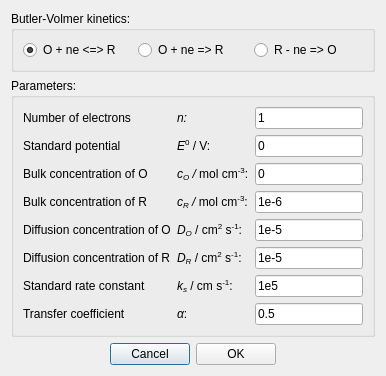
<?xml version="1.0" encoding="UTF-8"?>
<ui version="4.0">
 <class>Dialog</class>
 <widget class="QDialog" name="Dialog">
  <property name="geometry">
   <rect>
    <x>0</x>
    <y>0</y>
    <width>463</width>
    <height>496</height>
   </rect>
  </property>
  <property name="sizePolicy">
   <sizepolicy hsizetype="Preferred" vsizetype="Preferred">
    <horstretch>0</horstretch>
    <verstretch>0</verstretch>
   </sizepolicy>
  </property>
  <property name="windowTitle">
   <string>E mechanism</string>
  </property>
  <layout class="QVBoxLayout" name="verticalLayout">
   <property name="sizeConstraint">
    <enum>QLayout::SetFixedSize</enum>
   </property>
   <item>
    <widget class="QGroupBox" name="groupBox_2">
     <property name="title">
      <string>Butler-Volmer kinetics:</string>
     </property>
     <layout class="QHBoxLayout" name="horizontalLayout">
      <item>
       <widget class="QRadioButton" name="rBtn_QR">
        <property name="text">
         <string>O + ne &lt;=&gt; R</string>
        </property>
        <property name="checked">
         <bool>true</bool>
        </property>
       </widget>
      </item>
      <item>
       <widget class="QRadioButton" name="rBtn_OR">
        <property name="text">
         <string>O + ne =&gt; R</string>
        </property>
       </widget>
      </item>
      <item>
       <widget class="QRadioButton" name="rBtn_RO">
        <property name="text">
         <string>R - ne =&gt; O</string>
        </property>
       </widget>
      </item>
     </layout>
    </widget>
   </item>
   <item>
    <widget class="QGroupBox" name="groupBox">
     <property name="title">
      <string>Parameters:</string>
     </property>
     <layout class="QGridLayout" name="gridLayout">
      <item row="2" column="2">
       <widget class="QLineEdit" name="txt_cO">
        <property name="text">
         <string>0</string>
        </property>
       </widget>
      </item>
      <item row="0" column="1">
       <widget class="QLabel" name="label_2">
        <property name="text">
         <string>&lt;html&gt;&lt;head/&gt;&lt;body&gt;&lt;p&gt;&lt;span style=&quot; font-style:italic;&quot;&gt;n:&lt;/span&gt;&lt;/p&gt;&lt;/body&gt;&lt;/html&gt;</string>
        </property>
       </widget>
      </item>
      <item row="2" column="0">
       <widget class="QLabel" name="label_7">
        <property name="text">
         <string>Bulk concentration of O</string>
        </property>
       </widget>
      </item>
      <item row="1" column="0">
       <widget class="QLabel" name="label_5">
        <property name="text">
         <string>Standard potential</string>
        </property>
       </widget>
      </item>
      <item row="4" column="0">
       <widget class="QLabel" name="label_11">
        <property name="text">
         <string>Diffusion concentration of O</string>
        </property>
       </widget>
      </item>
      <item row="3" column="0">
       <widget class="QLabel" name="label_9">
        <property name="text">
         <string>Bulk concentration of R</string>
        </property>
       </widget>
      </item>
      <item row="7" column="1">
       <widget class="QLabel" name="label_18">
        <property name="text">
         <string>&lt;html&gt;&lt;head/&gt;&lt;body&gt;&lt;p&gt;&lt;span style=&quot; font-style:italic;&quot;&gt;α&lt;/span&gt;:&lt;/p&gt;&lt;/body&gt;&lt;/html&gt;</string>
        </property>
       </widget>
      </item>
      <item row="3" column="1">
       <widget class="QLabel" name="label_10">
        <property name="text">
         <string>&lt;html&gt;&lt;head/&gt;&lt;body&gt;&lt;p&gt;&lt;span style=&quot; font-style:italic;&quot;&gt;c&lt;/span&gt;&lt;span style=&quot; font-style:italic; vertical-align:sub;&quot;&gt;R&lt;/span&gt;&lt;span style=&quot; font-style:italic;&quot;&gt; / &lt;/span&gt;mol cm&lt;span style=&quot; vertical-align:super;&quot;&gt;-3&lt;/span&gt;:&lt;/p&gt;&lt;/body&gt;&lt;/html&gt;</string>
        </property>
       </widget>
      </item>
      <item row="5" column="1">
       <widget class="QLabel" name="label_14">
        <property name="text">
         <string>&lt;html&gt;&lt;head/&gt;&lt;body&gt;&lt;p&gt;&lt;span style=&quot; font-style:italic;&quot;&gt;D&lt;/span&gt;&lt;span style=&quot; font-style:italic; vertical-align:sub;&quot;&gt;R&lt;/span&gt; / cm&lt;span style=&quot; vertical-align:super;&quot;&gt;2&lt;/span&gt; s&lt;span style=&quot; vertical-align:super;&quot;&gt;-1&lt;/span&gt;:&lt;/p&gt;&lt;/body&gt;&lt;/html&gt;</string>
        </property>
       </widget>
      </item>
      <item row="1" column="2">
       <widget class="QLineEdit" name="txt_E0">
        <property name="text">
         <string>0</string>
        </property>
       </widget>
      </item>
      <item row="6" column="1">
       <widget class="QLabel" name="label_16">
        <property name="text">
         <string>&lt;html&gt;&lt;head/&gt;&lt;body&gt;&lt;p&gt;&lt;span style=&quot; font-style:italic;&quot;&gt;k&lt;/span&gt;&lt;span style=&quot; font-style:italic; vertical-align:sub;&quot;&gt;s&lt;/span&gt; / cm s&lt;span style=&quot; vertical-align:super;&quot;&gt;-1&lt;/span&gt;:&lt;/p&gt;&lt;/body&gt;&lt;/html&gt;</string>
        </property>
       </widget>
      </item>
      <item row="3" column="2">
       <widget class="QLineEdit" name="txt_cR">
        <property name="text">
         <string>1e-6</string>
        </property>
       </widget>
      </item>
      <item row="5" column="0">
       <widget class="QLabel" name="label_13">
        <property name="text">
         <string>Diffusion concentration of R</string>
        </property>
       </widget>
      </item>
      <item row="7" column="0">
       <widget class="QLabel" name="label_17">
        <property name="text">
         <string>Transfer coefficient</string>
        </property>
       </widget>
      </item>
      <item row="0" column="2">
       <widget class="QLineEdit" name="txt_n">
        <property name="text">
         <string>1</string>
        </property>
       </widget>
      </item>
      <item row="5" column="2">
       <widget class="QLineEdit" name="txt_DR">
        <property name="text">
         <string>1e-5</string>
        </property>
       </widget>
      </item>
      <item row="7" column="2">
       <widget class="QLineEdit" name="txt_alpha">
        <property name="text">
         <string>0.5</string>
        </property>
       </widget>
      </item>
      <item row="4" column="2">
       <widget class="QLineEdit" name="txt_DO">
        <property name="text">
         <string>1e-5</string>
        </property>
       </widget>
      </item>
      <item row="2" column="1">
       <widget class="QLabel" name="label_8">
        <property name="text">
         <string>&lt;html&gt;&lt;head/&gt;&lt;body&gt;&lt;p&gt;&lt;span style=&quot; font-style:italic;&quot;&gt;c&lt;/span&gt;&lt;span style=&quot; font-style:italic; vertical-align:sub;&quot;&gt;O&lt;/span&gt;&lt;span style=&quot; font-style:italic;&quot;&gt; / &lt;/span&gt;mol cm&lt;span style=&quot; vertical-align:super;&quot;&gt;-3&lt;/span&gt;:&lt;/p&gt;&lt;/body&gt;&lt;/html&gt;</string>
        </property>
       </widget>
      </item>
      <item row="1" column="1">
       <widget class="QLabel" name="label_6">
        <property name="text">
         <string>&lt;html&gt;&lt;head/&gt;&lt;body&gt;&lt;p&gt;&lt;span style=&quot; font-style:italic;&quot;&gt;E&lt;/span&gt;&lt;span style=&quot; vertical-align:super;&quot;&gt;0&lt;/span&gt; / V:&lt;/p&gt;&lt;/body&gt;&lt;/html&gt;</string>
        </property>
       </widget>
      </item>
      <item row="0" column="0">
       <widget class="QLabel" name="label">
        <property name="text">
         <string>Number of electrons</string>
        </property>
       </widget>
      </item>
      <item row="4" column="1">
       <widget class="QLabel" name="label_12">
        <property name="text">
         <string>&lt;html&gt;&lt;head/&gt;&lt;body&gt;&lt;p&gt;&lt;span style=&quot; font-style:italic;&quot;&gt;D&lt;/span&gt;&lt;span style=&quot; font-style:italic; vertical-align:sub;&quot;&gt;O&lt;/span&gt; / cm&lt;span style=&quot; vertical-align:super;&quot;&gt;2&lt;/span&gt; s&lt;span style=&quot; vertical-align:super;&quot;&gt;-1&lt;/span&gt;:&lt;/p&gt;&lt;/body&gt;&lt;/html&gt;</string>
        </property>
       </widget>
      </item>
      <item row="6" column="0">
       <widget class="QLabel" name="label_15">
        <property name="text">
         <string>Standard rate constant</string>
        </property>
       </widget>
      </item>
      <item row="6" column="2">
       <widget class="QLineEdit" name="txt_ks">
        <property name="text">
         <string>1e5</string>
        </property>
       </widget>
      </item>
     </layout>
    </widget>
   </item>
   <item>
    <layout class="QHBoxLayout" name="horizontalLayout_2">
     <item>
      <spacer name="horizontalSpacer">
       <property name="orientation">
        <enum>Qt::Horizontal</enum>
       </property>
       <property name="sizeHint" stdset="0">
        <size>
         <width>40</width>
         <height>20</height>
        </size>
       </property>
      </spacer>
     </item>
     <item>
      <widget class="QPushButton" name="btn_cancel">
       <property name="text">
        <string>Cancel</string>
       </property>
      </widget>
     </item>
     <item>
      <widget class="QPushButton" name="btn_ok">
       <property name="text">
        <string>OK</string>
       </property>
      </widget>
     </item>
     <item>
      <spacer name="horizontalSpacer_2">
       <property name="orientation">
        <enum>Qt::Horizontal</enum>
       </property>
       <property name="sizeHint" stdset="0">
        <size>
         <width>40</width>
         <height>20</height>
        </size>
       </property>
      </spacer>
     </item>
    </layout>
   </item>
  </layout>
 </widget>
 <resources/>
 <connections/>
</ui>
